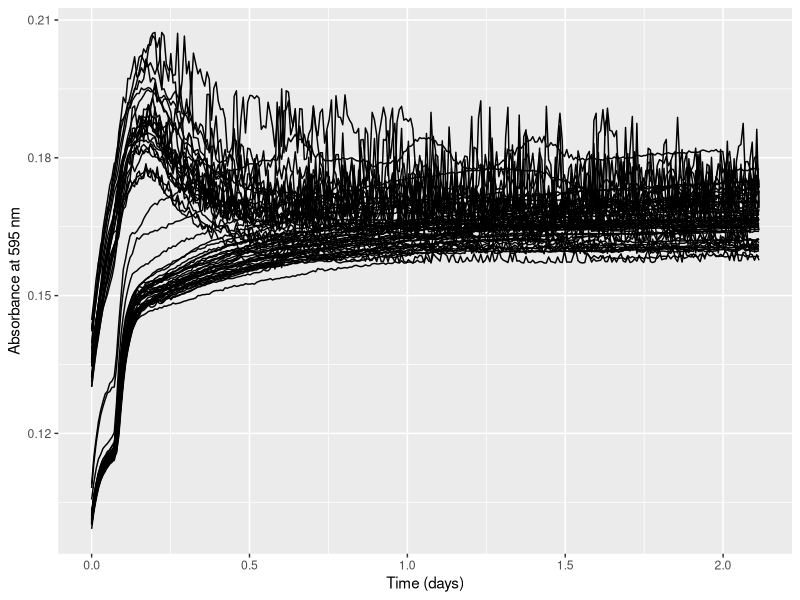
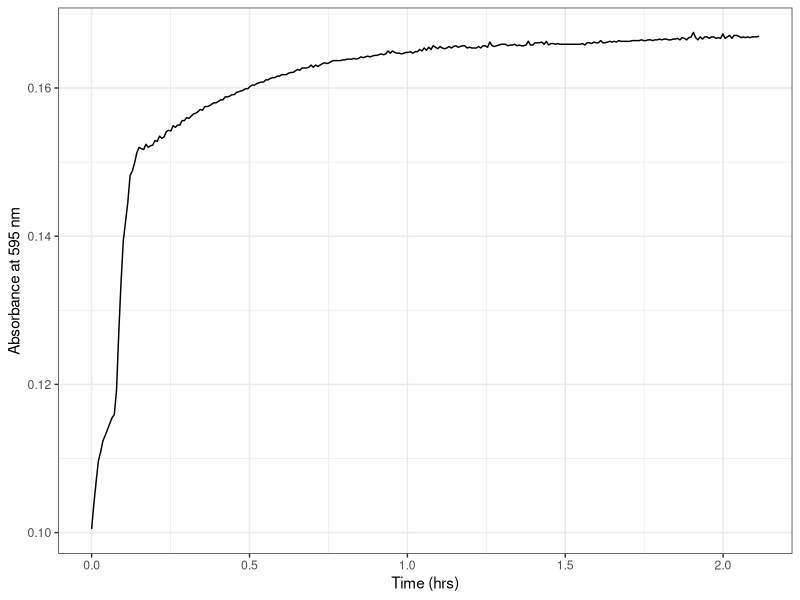
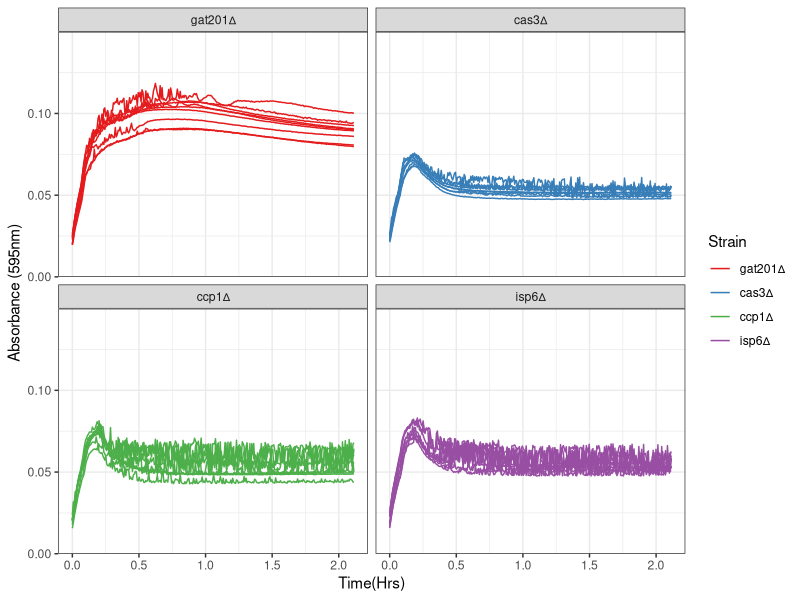

Generate these figures, in order, with R: (Note: this script raises an error after producing the figures.)
## ---- chunk 1
knitr::opts_chunk$set(echo = TRUE)
## ---- chunk 2

library("reshape2")
library(dplyr)
library(ggplot2)
library(tidyverse)
library(rmarkdown)
library(cowplot)
library(yaml)
library(knitr)
## ---- chunk 3

rawdata <- read.csv("../Input/20230329_RPMI_Gat201Targets_Plate5_csv.csv")

## ---- chunk 4

 rawdata_day<-mutate(rawdata, Time = Time/86400)

## ---- chunk 5

reshaped <- melt(rawdata_day, id=c("Time", "Temp"), 
                              variable.name="Well",
                              value.name="OD595")

summary(reshaped)
## ---- chunk 6

platemap <- read.csv("../Input/20230329_RPMI_Gat201Targets_Plate5_setup.csv") %>%     
            dplyr::mutate(
                    Strain = factor(Strain, 
                    levels = c("KN99 (WT)", "GAT201", "CAS3", "CCP1","ISP6", "CNAG_05458", "P2.7ZH (dbl GAT201)" ),
                    labels = c("WT", "gat201∆", "cas3∆", "ccp1∆","isp6∆", "CNAG_05458", "P2.7ZH (dbl GAT201)"))
  )
head(platemap, n=10)


## ---- chunk 7

annotated <- inner_join(reshaped, platemap, by="Well")
 
## ---- chunk 8

ggplot(data=filter(annotated, is.na(Strain)),
           aes(x=Time, y=OD595, group = Well)) + 
          geom_line() + 
          labs(x="Time (days)", y="Absorbance at 595 nm")
## ---- chunk 9

ggplot(data=filter(annotated,Well=="B12"), 
       aes(x=Time, y=OD595, group = Well)) + 
       geom_line() + 
     theme_bw()+
     labs(x="Time (hrs)", y="Absorbance at 595 nm")

## ---- chunk 10

blank_OD_summary <- annotated %>%
   filter(is.na(Strain), Time < 1/24) %>%
   group_by(Media) %>%
  summarise(OD_median=median(OD595),
            OD_mean=mean(OD595),
            OD_max=max(OD595),
            OD_min=min(OD595))
print(blank_OD_summary)
## ---- chunk 11

normalisedOD <- annotated %>%
  left_join(blank_OD_summary, by="Media") %>%
  mutate(OD_corrected = OD595 - OD_median)

## ---- chunk 12

ggplot(data=normalisedOD %>%
                      filter( !is.na(Strain) ), 
                      aes(x=Time, y=OD_corrected, color=Strain, group = Well)) + 
       geom_line() + 
       scale_y_continuous(limits=c(0,0.15),expand=c(0,0))+
       facet_wrap(Strain ~ .)+
  
       labs(x = "Time(Hrs)",
            y = "Absorbance (595nm)") +
       theme(text = element_text(size = 20))+
       theme_bw()+
       scale_color_brewer(palette="Set1")
## ---- chunk 13
ggplot(data=normalisedOD %>%
                      filter(Strain == "P2.7ZH (dbl GAT201)"), 
                      aes(x=Time, y=OD_corrected, group = Well)) + 
       geom_line() + 
       scale_y_continuous(limits=c(0,0.15),expand=c(0,0))+
       facet_wrap(Biorep ~ .)
  
       labs(x = "Time(Hrs)",
            y = "Absorbance (595nm)") +
       theme(text = element_text(size = 20))+
       theme_bw()+
       scale_color_brewer(palette="Set1")
## ---- chunk 14

ggplot(data=normalisedOD  %>%
    #dplyr::mutate(Strain = factor(Strain, levels = c("KN99 (WT)","GAT201","CAS3","CCP1","ISP6","CNAG_05458", "P2.7ZH (dbl GAT201)")))%>%
                     filter( !is.na(Strain) ), 
                      aes(x=Time, y=OD_corrected, color=Strain)) + 
       stat_summary(fun = "median", geom = "line", size = 1) +
       scale_y_continuous(limits=c(0,0.12),expand=c(0,0), breaks = c(0, 0.05, 0.1)) +
  
       labs(x = "Number of Days",
            y = "Absorbance (595nm)",
            title = "GAT201 Targets", subtitle = "Plate 5: RPMI at 37 degrees") +
           
       theme_bw() +
       theme(text = element_text(size = 15))+
       theme(axis.title = element_text(size = 15))+
       theme(axis.title.y=element_blank()) +
       theme(axis.ticks.length = unit(0.3, "cm"))+
       theme(title = element_text(size = 15))+
       theme(panel.grid.minor = element_blank())+
       theme(legend.title = element_text(size = 15))+
      theme(legend.background = element_rect(fill = "transparent", color=NA))+
  theme(legend.key = element_rect(fill = "transparent", color=NA))+
       theme (plot.background =  element_rect(fill = "transparent", color=NA), 
         panel.background = element_rect(fill = "transparent", color=NA),)+
      theme(panel.border = element_rect(linetype = "solid", colour = "black", size = 2))+
   theme(plot.title = element_text(hjust = 0.5), plot.subtitle = element_text(hjust = 0.5) )+
       scale_color_brewer(palette="Set1")
       
## ---- chunk 15

ggsave("../Results/AllSummaryPR5.png",width = 7,height=5)
## ---- chunk 16

ggplot(data=normalisedOD  %>%
    dplyr::mutate(Strain = factor(Strain, levels = c("WT", "gat201∆", "cas3∆", "ccp1∆","isp6∆", "CNAG_05458")))%>%
                     filter(Strain != ""),
                      aes(x=Time, y=OD_corrected, color=Strain)) + 
       stat_summary(fun = "median", geom = "line", size = 1) +
       scale_y_continuous(limits=c(0,0.12),expand=c(0,0), breaks = c(0, 0.05, 0.1)) +
  
       labs(x = "Number of Days",
            y = "Absorbance (595nm)",
            title = "GAT201 Targets", subtitle = "Plate 5: RPMI at 37 degrees") +
           
       theme_bw() +
       theme(text = element_text(size = 15))+
       theme(axis.title = element_text(size = 15))+
       
       theme(axis.ticks.length = unit(0.3, "cm"))+
       theme(title = element_text(size = 15))+
       theme(panel.grid.minor = element_blank())+
       theme(legend.title = element_text(size = 15))+
      theme(legend.background = element_rect(fill = "transparent", color=NA))+
  theme(legend.key = element_rect(fill = "transparent", color=NA))+
       theme (plot.background =  element_rect(fill = "transparent", color=NA), 
         panel.background = element_rect(fill = "transparent", color=NA),)+
      theme(panel.border = element_rect(linetype = "solid", colour = "black", size = 2))+
   theme(plot.title = element_text(hjust = 0.5), plot.subtitle = element_text(hjust = 0.5) )+
       scale_color_brewer(palette="Set1")
       
## ---- chunk 17

ggsave("../Results/AllSummaryPR5minusp27ZH.png",width = 6.6,height=5)
## ---- chunk 18

ggplot(data=normalisedOD  %>%
     dplyr::mutate(Strain = factor(Strain, levels = c("WT","gat201∆","P2.7ZH (dbl GAT201)")))%>%
                     filter(Strain != ""),
                      aes(x=Time, y=OD_corrected, color=Strain)) + 
        #geom_line(aes(group = Well), size = 0.2, alpha = 0.5) + 
       stat_summary(fun = "median", geom = "line", size = 1) +
       scale_y_continuous(limits=c(0,0.15),expand=c(0,0), breaks = c(0, 0.05, 0.1)) +
  
       labs(x = "Number of Days",
            y = "Absorbance (595nm)",
            title = "Double GAT201 strain", subtitle = "P2.7ZH in RPMI at 37 degrees") +
           
       theme_bw() +
       theme(text = element_text(size = 15))+
       theme(axis.title = element_text(size = 15))+
       
       theme(axis.ticks.length = unit(0.3, "cm"))+
       theme(title = element_text(size = 15))+
       theme(panel.grid.minor = element_blank())+
       theme(legend.title = element_text(size = 15))+
      theme(legend.background = element_rect(fill = "transparent", color=NA))+
  theme(legend.key = element_rect(fill = "transparent", color=NA))+
       theme (plot.background =  element_rect(fill = "transparent", color=NA), 
         panel.background = element_rect(fill = "transparent", color=NA),)+
      theme(panel.border = element_rect(linetype = "solid", colour = "black", size = 2))+
   theme(plot.title = element_text(hjust = 0.5), plot.subtitle = element_text(hjust = 0.5) )+
       scale_color_brewer(palette="Set1")
       
## ---- chunk 19

ggsave("../Results/P27ZH.png",width = 8,height=5)
## ---- chunk 20

ggplot(data=normalisedOD %>%
    #dplyr::mutate(Strain = factor(Strain, levels = c("KN99 (WT)","GAT201","CAS3","CCP1","ISP6","CNAG_05458", "P2.7ZH (dbl GAT201)")))%>%
                      filter( !is.na(Strain) ), 
                      aes(x=Time, y=OD_corrected, color=Strain)) + 
       geom_line(aes(group = Well), size = 0.2, alpha = 0.2) + 
       stat_summary(fun = "median", geom = "line", size = 1) +
       scale_y_continuous(limits=c(0,0.15),expand=c(0,0), breaks = c(0, 0.05, 0.1, 0.15)) +
   
       labs(x = "Number of Days",
            y = "Absorbance (595nm)",
            title = "GAT201 Targets", subtitle = "Plate 5: RPMI at 37 degrees") +
 
       theme_bw() +
       theme(text = element_text(size = 15))+
       theme(axis.title = element_text(size = 15)) +
  theme(axis.ticks.length = unit(0.3, "cm"))+
       theme(title = element_text(size = 15))+
    
       theme(legend.title = element_text(size = 15))+
  theme(panel.grid.minor = element_blank())+
   theme(plot.title = element_text(hjust = 0.5), plot.subtitle = element_text(hjust = 0.5) )+
  
       scale_color_brewer(palette="Set1")
## ---- chunk 21

ggsave("../Results/StatSummaryPlate5.png",width =7 ,height=5)
